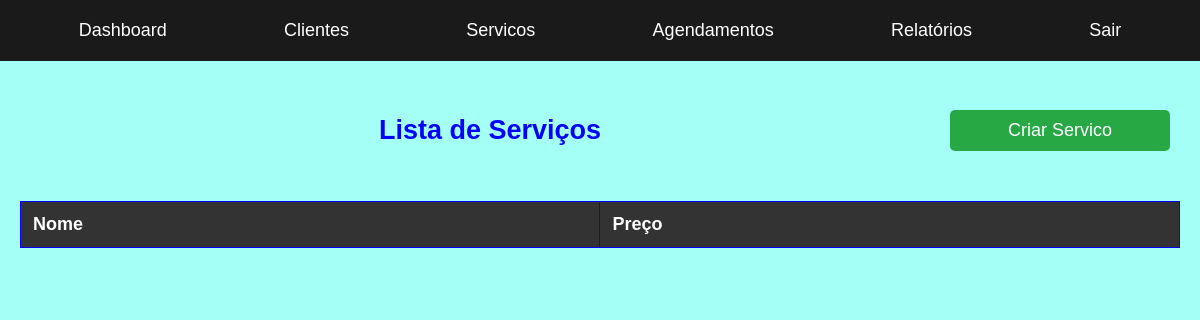
The app's page /servicos/ (signed in), older data.
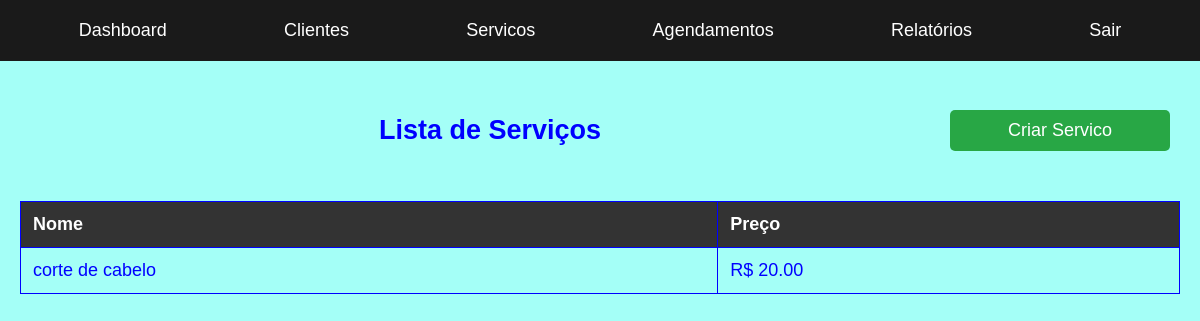
The same page, newer data.
### pdv/models.py (models this page shows, shortened)
class Servico(models.Model):
    nome = models.CharField(max_length=100)
    preco = models.DecimalField(max_digits=10, decimal_places=2)

### pdv/views.py (the view)
# urls.py: path('servicos/', servicos_view, name='servicos'),
@login_required
def servicos_view(request):
    servicos = Servico.objects.all()
    return render(request, 'pdv/servicos.html', {'servicos': servicos})

### pdv/templates/pdv/servicos.html
{% extends 'pdv/base.html' %}
{% load static %}
{% block extra_styles %}
<link rel="stylesheet" type="text/css" href="{% static 'tabelas/tabelas.css' %}">
{% endblock %}
{% block content %}
<div class="titulo">
    <h2>Lista de Serviços</h2>
    <a href="{% url 'criar_servico' %}" class="btn">Criar Servico</a>
</div>
<table>
    <tr>
        <th>Nome</th>
        <th>Preço</th>
    </tr>
    {% for servico in servicos %}
    <tr>
        <td>{{ servico.nome }}</td>
        <td>R$ {{ servico.preco }}</td>
    </tr>
    {% endfor %}
</table>
{% endblock %}

Row changes from the older to the newer data that the page shows:
added Servico: nome "corte de cabelo", preco "20.00"
